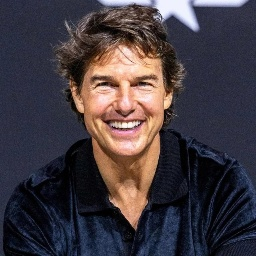
#> input picture original/0.jpg, 256 x 256 px, found by its file name; its folder holds only this picture in this run
$ python img_resize.py
#> lines starting #> are read from the running program, lines starting #| are printed output that depends on the picture
import os
import cv2
from tqdm import tqdm
import numpy as np


# os.mkdir('resized_sketches')
# os.mkdir('resized_original')
input_size = 128
output_size = 268


# [4 lines of commented-out code are left out]

for j in tqdm(os.listdir('cvae_dataset/original')):
    img = cv2.imread(os.path.join('cvae_dataset/original', j))
#> img is the input picture: shape (256, 256, 3); mean B, G, R 64.6, 58.1, 66.1
    img = cv2.resize(img, (output_size, output_size))
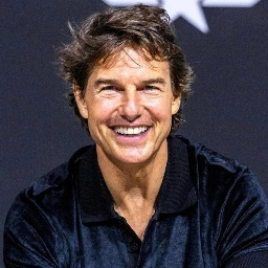
#> img: shape (268, 268, 3); mean B, G, R 64.5, 58, 66
    cv2.imwrite(os.path.join('resized_original', j), img)


sketches = []
originals = []
# for i in tqdm(os.listdir('resized_sketches')):
#     img = cv2.imread(os.path.join('resized_sketches', i), cv2.IMREAD_GRAYSCALE)
#     sketches.append(img)
#> (the run stopped early here; a loop or call above may not have finished)
